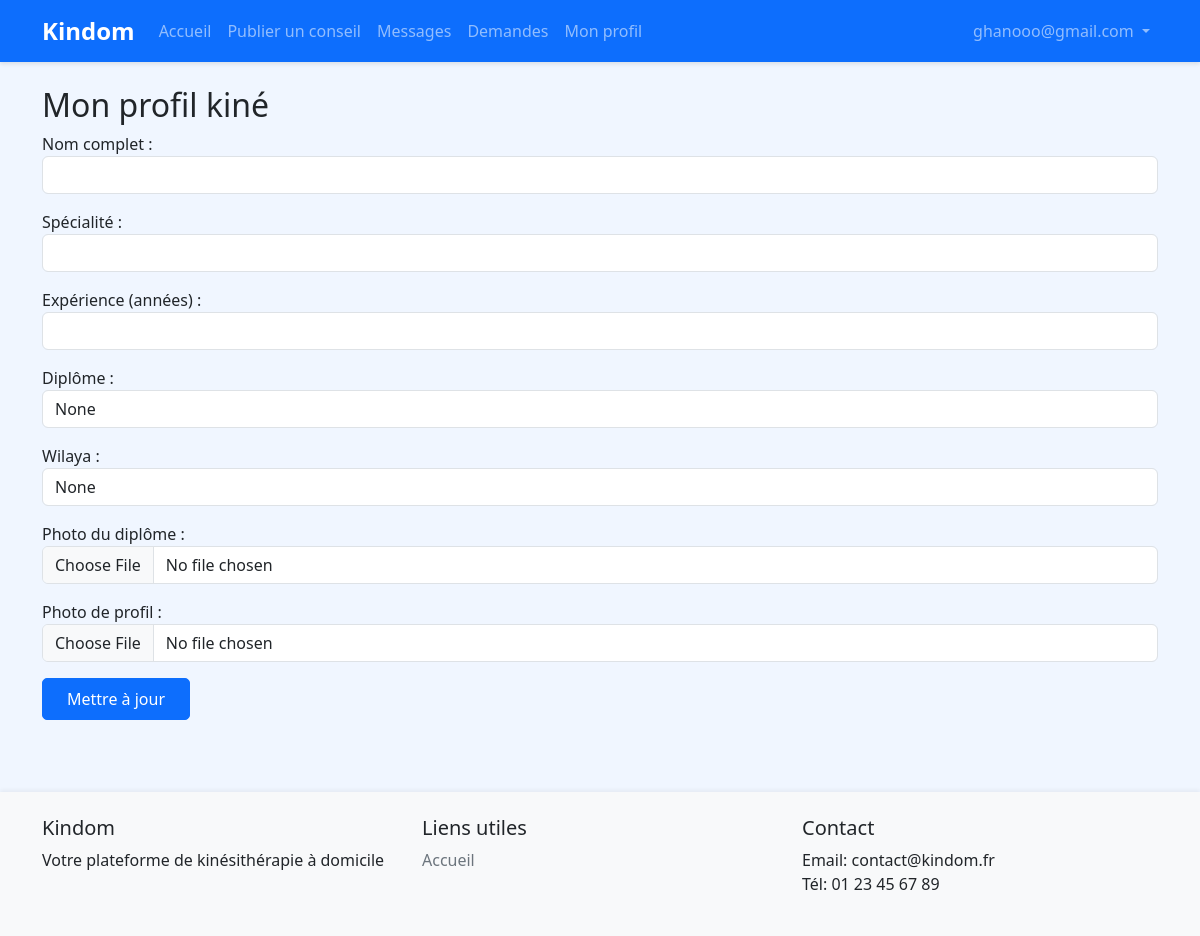
The app's page /kine/profile/ (signed in) with its own data.
### accounts/models.py (models this page shows, shortened)
class CustomUser(AbstractUser):
    USER_TYPE_CHOICES = (
        ('patient', 'Patient'),
        ('kine', 'Kinésithérapeute'),
        ('vendor', 'Vendeur'),
        ('admin', 'Administrateur'),
    )
    user_type = models.CharField(max_length=20, choices=USER_TYPE_CHOICES, default='patient')
    phone_number = models.CharField(max_length=15, blank=True)
    address = models.TextField(blank=True)
    profile_picture = models.ImageField(upload_to='profile_pics/', blank=True, null=True)
    bio = models.TextField(blank=True)
    is_validated = models.BooleanField(default=True)  # True par défaut, sauf pour les kinés
    diplome = models.CharField(max_length=100, blank=True, null=True, verbose_name="Diplôme")
    wilaya = models.CharField(max_length=50, blank=True, null=True, verbose_name="Wilaya")
    diplome_file = models.ImageField(upload_to='diplomes/', blank=True, null=True, verbose_name="Photo du diplôme")

### accounts/views.py (the view)
# urls.py: path('kine/profile/', views.kine_profile, name='kine_profile'),
@kine_required
def kine_profile(request):
    return render(request, 'kine/profile.html')

### accounts/views.py (called while the page is built)
def kine_required(view_func):
    decorated_view_func = login_required(user_passes_test(lambda u: u.user_type == 'kine', login_url='/accounts/login/')(view_func))
    return decorated_view_func

### templates/kine/profile.html (shortened to what this page needs)
{% extends 'base.html' %}
{% block content %}
<h2>Mon profil kiné</h2>
<form method="post" enctype="multipart/form-data">
    <div class="mb-3">
        <label>Nom complet :</label>
        <input type="text" name="full_name" class="form-control" value="{{ user.get_full_name }}" required>
    </div>
    <div class="mb-3">
        <label>Spécialité :</label>
        <input type="text" name="specialite" class="form-control" value="{{ user.specialite }}">
    </div>
    <div class="mb-3">
        <label>Expérience (années) :</label>
        <input type="number" name="experience" class="form-control" value="{{ user.experience }}">
    </div>
    <div class="mb-3">
        <label>Diplôme :</label>
        <input type="text" name="diplome" class="form-control" value="{{ user.diplome }}">
    </div>
    <div class="mb-3">
        <label>Wilaya :</label>
        <input type="text" name="wilaya" class="form-control" value="{{ user.wilaya }}">
    </div>
    <div class="mb-3">
        <label>Photo du diplôme :</label>
        <input type="file" name="diplome_file" class="form-control">
    </div>
    <div class="mb-3">
        <label>Photo de profil :</label>
        <input type="file" name="photo" class="form-control">
    </div>
    <button type="submit" class="btn btn-primary">Mettre à jour</button>
</form>
{% endblock %}

### templates/base.html (shortened to what this page needs)
<!DOCTYPE html>
<html lang="fr">
<head>
    <link href="https://cdn.jsdelivr.net/npm/bootstrap@5.3.0/dist/css/bootstrap.min.css" rel="stylesheet">
    {% load static %}
    <link href="{% static 'css/style.css' %}" rel="stylesheet">
</head>
<body>
    <nav class="navbar navbar-expand-lg navbar-dark bg-primary">
        <div class="container">
            <a class="navbar-brand" href="{% url 'accounts:home' %}">Kindom</a>
            <div class="collapse navbar-collapse" id="navbarNav">
                <ul class="navbar-nav me-auto">
                    <li class="nav-item">
                        <a class="nav-link" href="{% url 'accounts:home' %}">Accueil</a>
                    </li>
                    {% if user.is_authenticated and user.user_type == 'kine' %}
                        <li class="nav-item">
                            <a class="nav-link" href="{% url 'accounts:kine_publications_manage' %}">Publier un conseil</a>
                        </li>
                        <li class="nav-item">
                            <a class="nav-link" href="{% url 'accounts:kine_messages' %}">Messages</a>
                        </li>
                        <li class="nav-item">
                            <a class="nav-link" href="{% url 'accounts:kine_demandes' %}">Demandes</a>
                        </li>
                        <li class="nav-item">
                            <a class="nav-link" href="{% url 'accounts:kine_profile' %}">Mon profil</a>
                        </li>
                    {% endif %}
                </ul>
                <ul class="navbar-nav">
                    {% if user.is_authenticated %}
                        <li class="nav-item dropdown">
                            <a class="nav-link dropdown-toggle" href="#" id="navbarDropdown" role="button" data-bs-toggle="dropdown">
                                {{ user.get_full_name|default:user.email }}
                            </a>
                        </li>
                    {% endif %}
                </ul>
            </div>
        </div>
    </nav>
    <main class="container my-4">
        {% block content %}{% endblock %}
    </main>
    <footer class="bg-light py-4 mt-5">
        <div class="container">
            <div class="row">
                <div class="col-md-4">
                    <h5>Kindom</h5>
                    <p>Votre plateforme de kinésithérapie à domicile</p>
                </div>
                <div class="col-md-4">
                    <h5>Liens utiles</h5>
                    <ul class="list-unstyled">
                        <li><a href="{% url 'accounts:home' %}">Accueil</a></li>
                    </ul>
                </div>
                <div class="col-md-4">
                    <h5>Contact</h5>
                    <ul class="list-unstyled">
                        <li>Email: contact@kindom.fr</li>
                        <li>Tél: 01 23 45 67 89</li>
                    </ul>
                </div>
            </div>
        </div>
    </footer>
</body>
</html>

### static/css/style.css (style rules this page uses)
body { min-height: 100vh; display: flex; flex-direction: column; background: #f0f6ff; }
main { flex: 1; }
.navbar { box-shadow: 0 2px 4px rgba(0,0,0,0.1); }
.navbar-brand { font-weight: bold; font-size: 1.5rem; }
.btn { border-radius: 5px; padding: 0.5rem 1.5rem; }
.btn-primary { background-color: #0d6efd; border-color: #0d6efd; }
footer { margin-top: auto; box-shadow: 0 -2px 4px rgba(0,0,0,0.05); }
footer a { color: #6c757d; text-decoration: none; }

### records on screen
CustomUser: get_full_name "ghanooo@gmail.com", diplome "None", wilaya "None"
